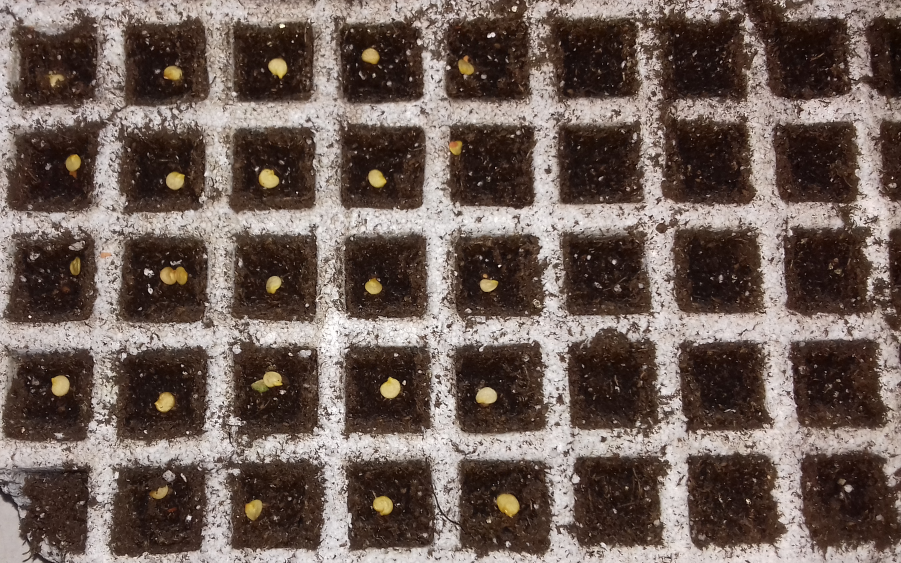
#> input picture semi2.jpg, 2703 x 1689 px (shown at 1/3 size)
$ python testRange.py
#> lines starting #> are read from the running program, lines starting #| are printed output that depends on the picture
import cv2
import numpy as np


def nothing(x):
    pass
# Creating a window for later use
cv2.namedWindow('result')

# Starting with 100's to prevent error while masking
h,s,v = 100,100,100

# Creating track bar
cv2.createTrackbar('h', 'result',0,179,nothing)
cv2.createTrackbar('s', 'result',0,255,nothing)
cv2.createTrackbar('v', 'result',0,255,nothing)

frame = cv2.imread("semi2.jpg")
#> frame is the input picture: shape (1689, 2703, 3); mean B, G, R 87.5, 94.9, 110.8
frame = cv2.resize(frame, (0,0), fx=0.3, fy=0.3)
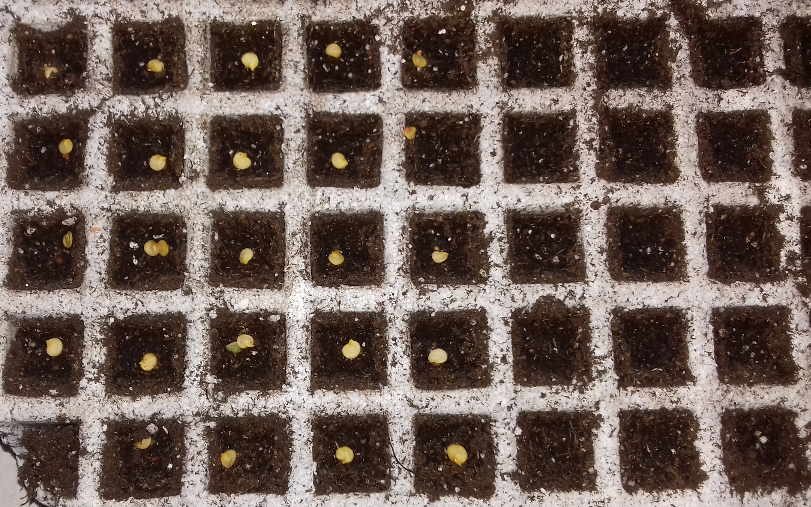
#> frame: shape (507, 811, 3); mean B, G, R 87.5, 94.9, 110.7
while(1):


    #converting to HSV
    hsv = cv2.cvtColor(frame,cv2.COLOR_BGR2HSV)
#> hsv: shape (507, 811, 3); mean H, S, V 9.9, 84.6, 110.7

    # get info from track bar and appy to result
    h = cv2.getTrackbarPos('h','result')
    s = cv2.getTrackbarPos('s','result')
    v = cv2.getTrackbarPos('v','result')

    # Normal masking algorithm
    lower_blue = np.array([h,s,v])
    upper_blue = np.array([180,255,255])

    mask = cv2.inRange(hsv,lower_blue, upper_blue)
#> mask: shape (507, 811); every value is 255

    result = cv2.bitwise_and(frame,frame,mask =
    mask)

    cv2.imshow('result',result)

    k = cv2.waitKey(5) & 0xFF
#> (key Esc is pressed here)
    if k == 27:
        break


cv2.destroyAllWindows()

$ run again, with semi0.jpg copied over semi2.jpg
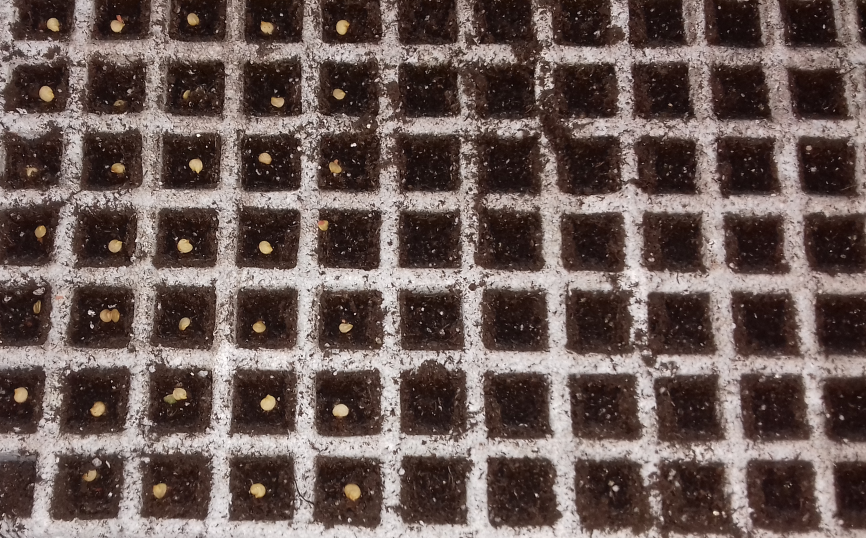
#> input picture semi0.jpg, 2598 x 1614 px (shown at 1/3 size)
#> frame is the input picture: shape (1614, 2598, 3); mean B, G, R 85.7, 90.2, 106.6
#> `frame = cv2.resize(frame, (0,0), fx=0.3, fy=0.3)`:
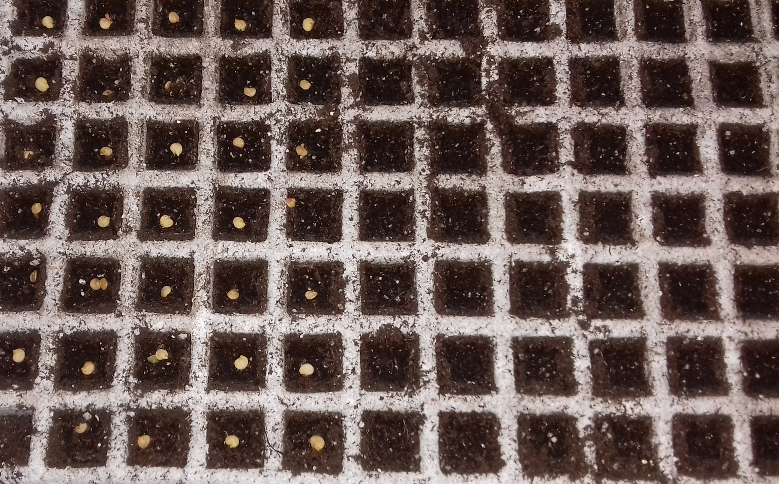
#> frame: shape (484, 779, 3); mean B, G, R 85.6, 90, 106.5
#> hsv: shape (484, 779, 3); mean H, S, V 7.9, 77.9, 106.5
#> mask: shape (484, 779); every value is 255

$ run again, with semi1.jpg copied over semi2.jpg
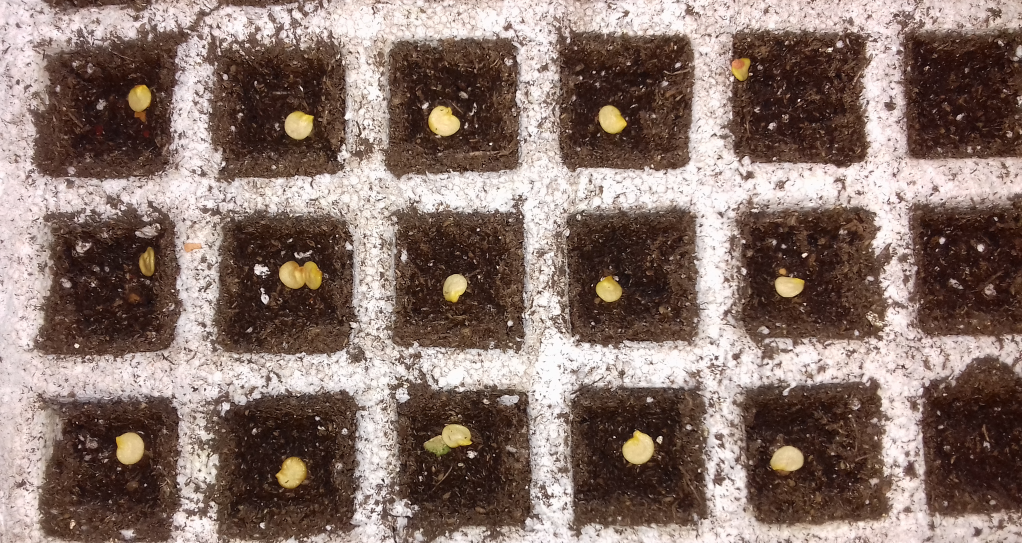
#> input picture semi1.jpg, 3066 x 1629 px (shown at 1/3 size)
#> frame is the input picture: shape (1629, 3066, 3); mean B, G, R 106.6, 115, 135.4
#> `frame = cv2.resize(frame, (0,0), fx=0.3, fy=0.3)`:
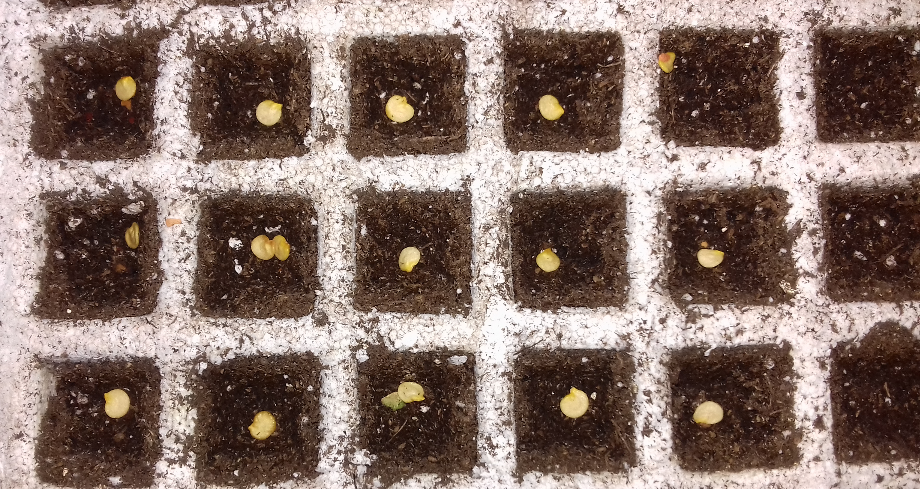
#> frame: shape (489, 920, 3); mean B, G, R 106.6, 114.9, 135.3
#> hsv: shape (489, 920, 3); mean H, S, V 12.8, 84.4, 135.3
#> mask: shape (489, 920); every value is 255

$ run again, with semi3.jpg copied over semi2.jpg
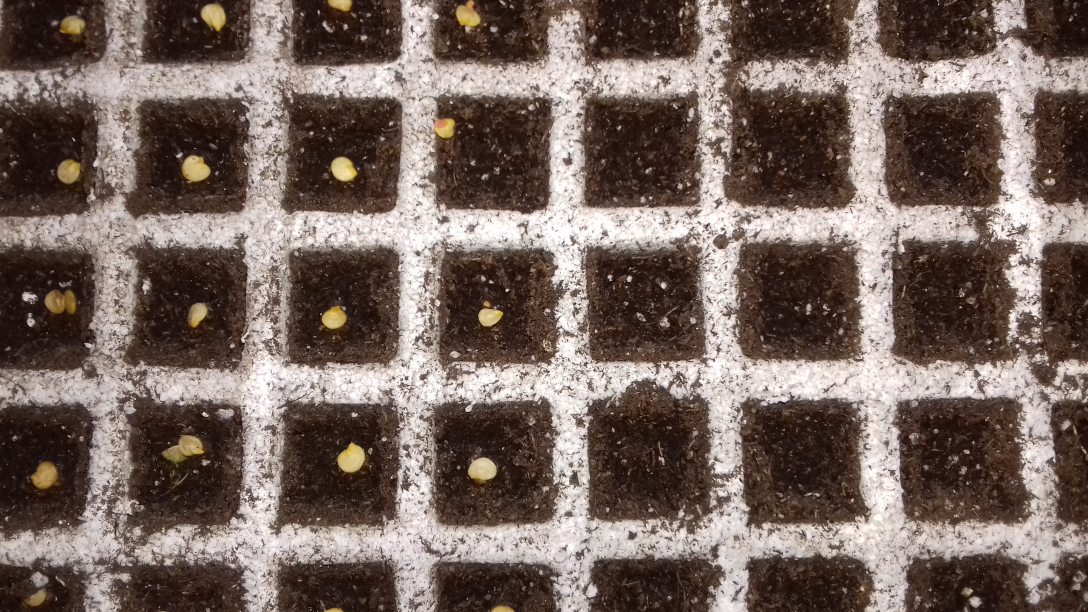
#> input picture semi3.jpg, 3264 x 1836 px (shown at 1/3 size)
#> frame is the input picture: shape (1836, 3264, 3); mean B, G, R 94.4, 101.5, 118.1
#> `frame = cv2.resize(frame, (0,0), fx=0.3, fy=0.3)`:
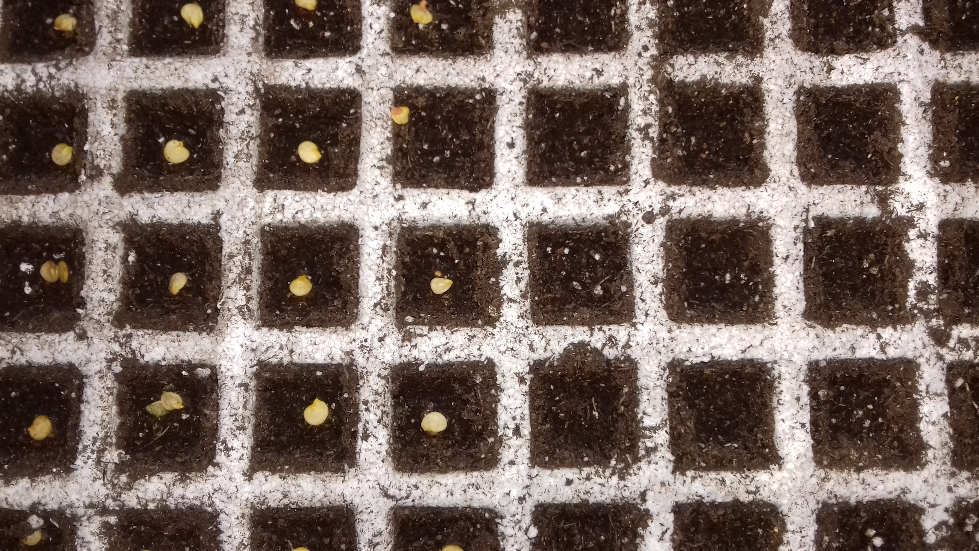
#> frame: shape (551, 979, 3); mean B, G, R 94.3, 101.5, 118
#> hsv: shape (551, 979, 3); mean H, S, V 10.3, 82.3, 118
#> mask: shape (551, 979); every value is 255
